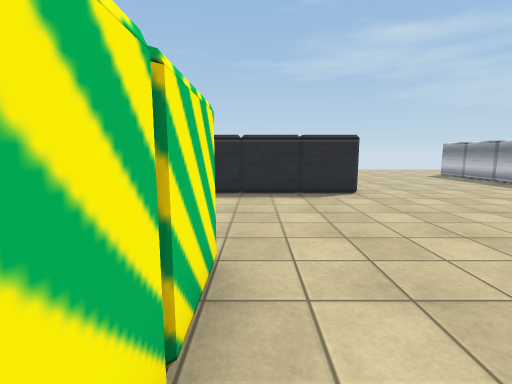
view 1 (above)

19 first-person views from a walk through a Unity game level. The camera is 1.4 m above the floor, tilts 8° down and sees 85° across. The floor is counted in squares, 1 m on a side. Each view is taken from the middle of a square. On the plan, view 1 faces up. The plan holds only what a view shows up to about 14 squares ahead; the rest is blank. The place goes on beyond the plan. The player is left out. Some surface patterns are stand-ins.

view 2
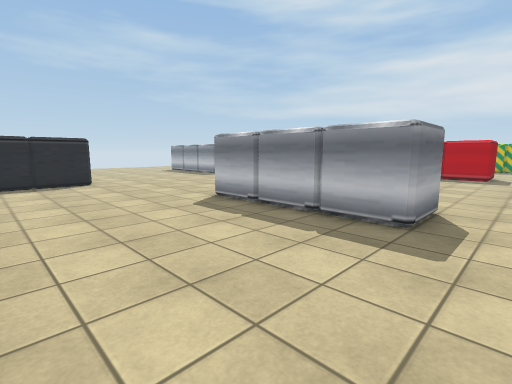

view 3
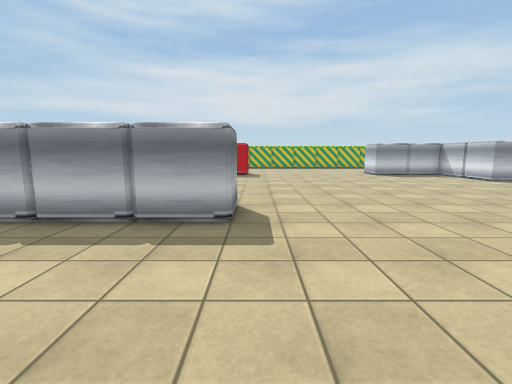

view 4
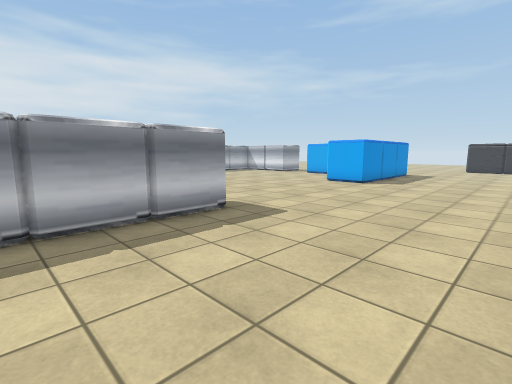

view 5
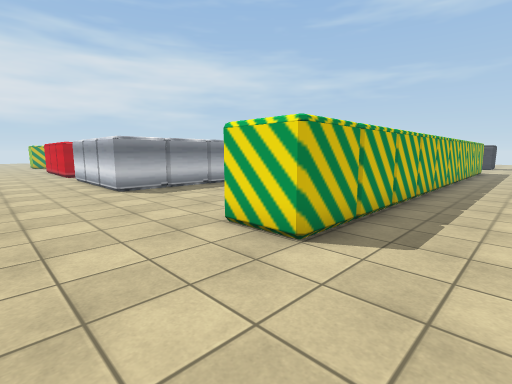

view 6
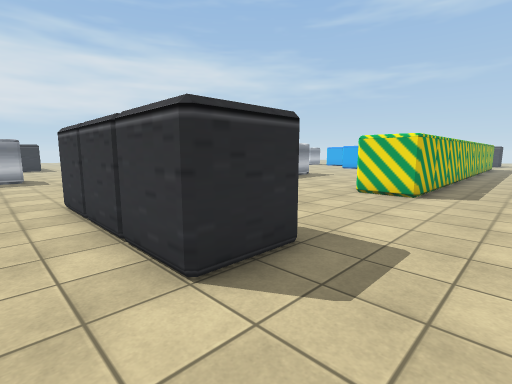

view 7
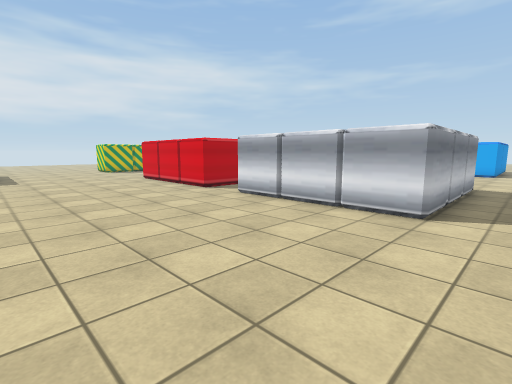

view 8
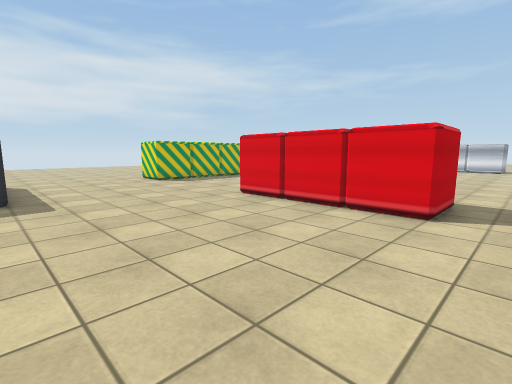

view 9
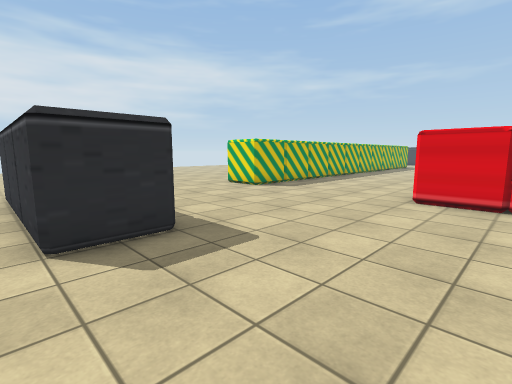

view 10
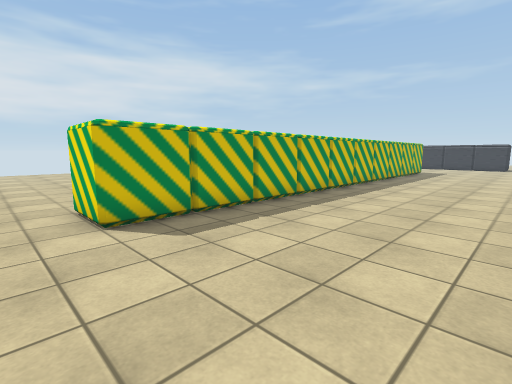

view 11
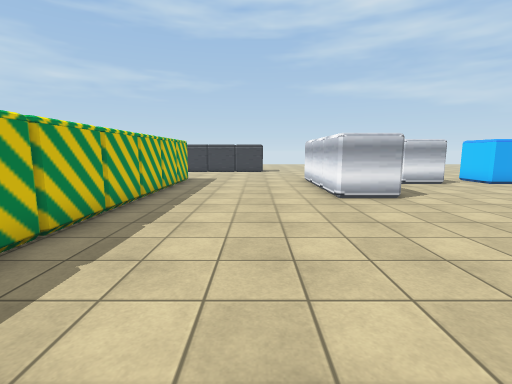

view 12
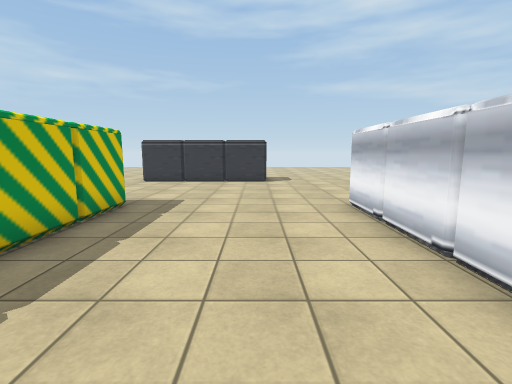

view 13
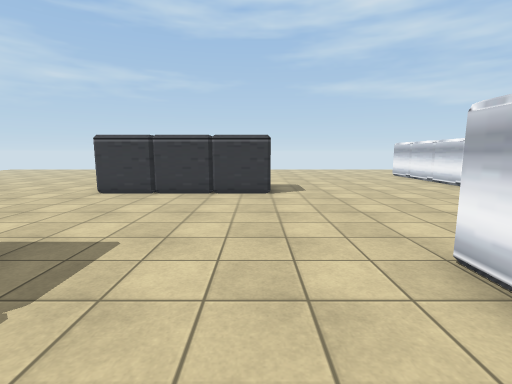

view 14
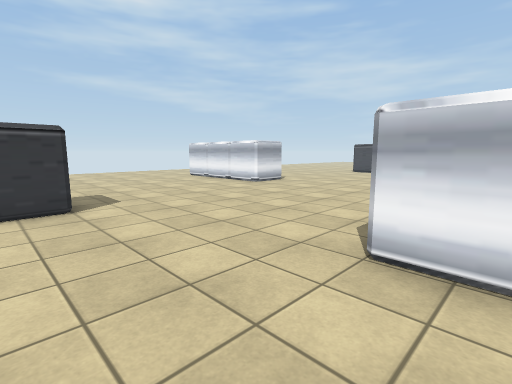

view 15
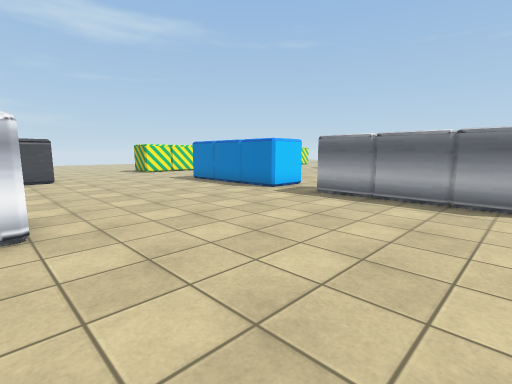

view 16
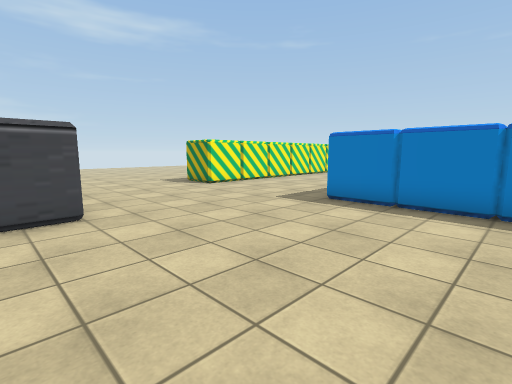

view 17
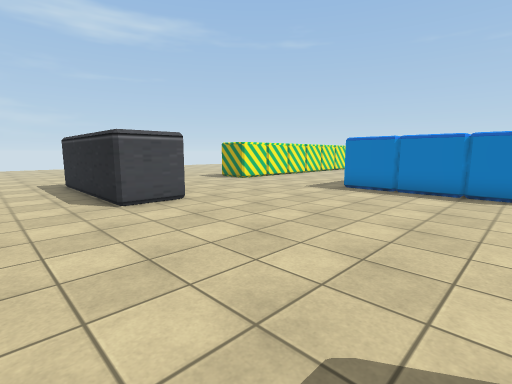

view 18
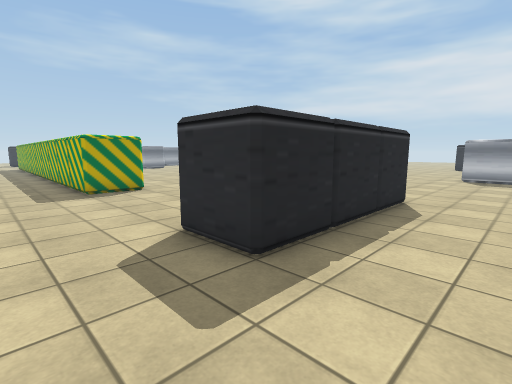

view 19
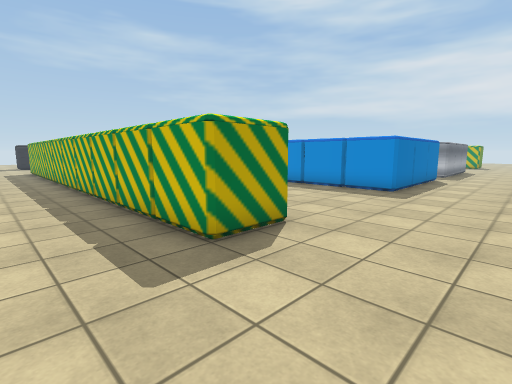

### Floor plan
Points are (right, up) in squares from view 1. A wall is a line through its corners. A room is listed if a view was taken in it or the views show most of it. See-through windows are left out.
Room 1 (views 1, 2, 3, 4, 5, 6, 7, 8, 9, 10, 11, 12, 13, 14, 15, 16, 17, 18, 19)
walls: (7.5, -2.5) (5.5, -2.5) (5.5, 3.5) (11.5, 3.5); (17.5, -10.5) (19.5, -10.5) (19.5, -16.5); (10.5, -14.5) (11.5, -14.5) (11.5, -16.5) (5.5, -16.5) (5.5, -10.5) (7.5, -10.5); (13.4, -15.4) (13.4, -14.5) (15.5, -14.5); (18.5, -2.5) (17.4, -2.5) (17.4, -1.4); (13.4, 1.6) (13.4, 3.5) (19.4, 3.5); (18.7, -16.5) (13.5, -16.5); (-0.5, -14.5) (-0.5, -16.5) (-2.5, -16.5) (-2.5, 3.5) (-0.5, 3.5) (-0.5, 0.4); (3.5, -22.5) (3.5, -24.5) (-2.5, -24.5) (-2.5, -22.5); (25.5, -16.5) (25.5, 3.5) (27.5, 3.5); (12.4, -24.5) (13.5, -24.5) (13.5, -27.1); (3.5, 9.5) (-1.5, 9.5); (11.5, 11.5) (11.5, 13.5); (21.5, -22.5) (27.5, -22.5); (11.5, -26.4) (11.5, -24.5); (21.5, 9.5) (21.5, 11.5) (27.4, 11.5); (-2.5, 9.5) (-2.5, 11.5) (3.5, 11.5)

Positions as (right, up) in squares from view 1, and headings:
1: (0, 0), facing up
2: (0, -4), facing up-right
3: (0, -3), facing right
4: (0, 2), facing down-right
5: (-5, 7), facing down-right
6: (-5, 13), facing down-right
7: (4, 10), facing down-right
8: (12, 10), facing down-right
9: (17, 12), facing down-right
10: (20, 5), facing down-right
11: (22, -2), facing down
12: (22, -9), facing down
13: (22, -13), facing down
14: (23, -15), facing down-left
15: (19, -25), facing up-left
16: (10, -24), facing up-left
17: (11, -27), facing up-left
18: (-5, -27), facing up-right
19: (-5, -20), facing up-right
